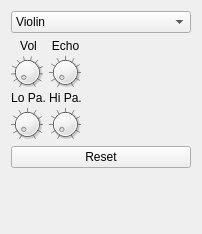
      <widget class="QWidget" name="pageSound">
       <property name="geometry">
        <rect>
         <x>0</x>
         <y>0</y>
         <width>180</width>
         <height>234</height>
        </rect>
       </property>
       <attribute name="label">
        <string>Sound</string>
       </attribute>
       <layout class="QGridLayout" name="gridLayout_2">
        <item row="2" column="0">
         <layout class="QGridLayout" name="gridLayout_3">
          <property name="leftMargin">
           <number>0</number>
          </property>
          <property name="topMargin">
           <number>0</number>
          </property>
          <property name="rightMargin">
           <number>0</number>
          </property>
          <property name="bottomMargin">
           <number>0</number>
          </property>
          <property name="spacing">
           <number>3</number>
          </property>
          <item row="0" column="1">
           <widget class="QLabel" name="label_2">
            <property name="text">
             <string>Echo</string>
            </property>
            <property name="alignment">
             <set>Qt::AlignCenter</set>
            </property>
           </widget>
          </item>
          <item row="1" column="2">
           <spacer name="horizontalSpacer">
            <property name="orientation">
             <enum>Qt::Horizontal</enum>
            </property>
            <property name="sizeHint" stdset="0">
             <size>
              <width>40</width>
              <height>20</height>
             </size>
            </property>
           </spacer>
          </item>
          <item row="1" column="0">
           <widget class="QDial" name="volumeDial">
            <property name="minimumSize">
             <size>
              <width>32</width>
              <height>32</height>
             </size>
            </property>
            <property name="maximumSize">
             <size>
              <width>32</width>
              <height>32</height>
             </size>
            </property>
            <property name="toolTip">
             <string>Volume</string>
            </property>
            <property name="maximum">
             <number>110</number>
            </property>
            <property name="value">
             <number>0</number>
            </property>
            <property name="sliderPosition">
             <number>0</number>
            </property>
            <property name="invertedAppearance">
             <bool>false</bool>
            </property>
            <property name="notchTarget">
             <double>10.000000000000000</double>
            </property>
            <property name="notchesVisible">
             <bool>true</bool>
            </property>
           </widget>
          </item>
          <item row="3" column="1">
           <widget class="QDial" name="highPassDial">
            <property name="minimumSize">
             <size>
              <width>32</width>
              <height>32</height>
             </size>
            </property>
            <property name="maximumSize">
             <size>
              <width>32</width>
              <height>32</height>
             </size>
            </property>
            <property name="toolTip">
             <string>High Pass Filter</string>
            </property>
            <property name="minimum">
             <number>-1</number>
            </property>
            <property name="maximum">
             <number>4000</number>
            </property>
            <property name="singleStep">
             <number>10</number>
            </property>
            <property name="pageStep">
             <number>100</number>
            </property>
            <property name="notchTarget">
             <double>10.000000000000000</double>
            </property>
            <property name="notchesVisible">
             <bool>true</bool>
            </property>
           </widget>
          </item>
          <item row="3" column="0">
           <widget class="QDial" name="lowPassDial">
            <property name="minimumSize">
             <size>
              <width>32</width>
              <height>32</height>
             </size>
            </property>
            <property name="maximumSize">
             <size>
              <width>32</width>
              <height>32</height>
             </size>
            </property>
            <property name="toolTip">
             <string>Low Pass Filter</string>
            </property>
            <property name="minimum">
             <number>-1</number>
            </property>
            <property name="maximum">
             <number>4000</number>
            </property>
            <property name="singleStep">
             <number>10</number>
            </property>
            <property name="pageStep">
             <number>100</number>
            </property>
            <property name="notchTarget">
             <double>10.000000000000000</double>
            </property>
            <property name="notchesVisible">
             <bool>true</bool>
            </property>
           </widget>
          </item>
          <item row="0" column="0">
           <widget class="QLabel" name="label">
            <property name="text">
             <string>Vol</string>
            </property>
            <property name="alignment">
             <set>Qt::AlignCenter</set>
            </property>
           </widget>
          </item>
          <item row="1" column="1">
           <widget class="QDial" name="echoDial">
            <property name="minimumSize">
             <size>
              <width>32</width>
              <height>32</height>
             </size>
            </property>
            <property name="maximumSize">
             <size>
              <width>32</width>
              <height>32</height>
             </size>
            </property>
            <property name="toolTip">
             <string>Volume</string>
            </property>
            <property name="statusTip">
             <string>Echo</string>
            </property>
            <property name="minimum">
             <number>0</number>
            </property>
            <property name="maximum">
             <number>44100</number>
            </property>
            <property name="value">
             <number>0</number>
            </property>
            <property name="sliderPosition">
             <number>0</number>
            </property>
            <property name="invertedAppearance">
             <bool>false</bool>
            </property>
            <property name="notchTarget">
             <double>100.000000000000000</double>
            </property>
            <property name="notchesVisible">
             <bool>true</bool>
            </property>
           </widget>
          </item>
          <item row="2" column="0">
           <widget class="QLabel" name="label_3">
            <property name="text">
             <string>Lo Pa.</string>
            </property>
            <property name="alignment">
             <set>Qt::AlignCenter</set>
            </property>
           </widget>
          </item>
          <item row="2" column="1">
           <widget class="QLabel" name="label_4">
            <property name="text">
             <string>Hi Pa.</string>
            </property>
            <property name="alignment">
             <set>Qt::AlignCenter</set>
            </property>
           </widget>
          </item>
         </layout>
        </item>
        <item row="4" column="0">
         <spacer name="verticalSpacer">
          <property name="orientation">
           <enum>Qt::Vertical</enum>
          </property>
          <property name="sizeHint" stdset="0">
           <size>
            <width>20</width>
            <height>40</height>
           </size>
          </property>
         </spacer>
        </item>
        <item row="0" column="0">
         <widget class="QComboBox" name="instrumentComboBox">
          <property name="minimumSize">
           <size>
            <width>0</width>
            <height>20</height>
           </size>
          </property>
          <property name="maximumSize">
           <size>
            <width>180</width>
            <height>16777215</height>
           </size>
          </property>
          <item>
           <property name="text">
            <string>Violin</string>
           </property>
          </item>
          <item>
           <property name="text">
            <string>Clarinet</string>
           </property>
          </item>
          <item>
           <property name="text">
            <string>Flute</string>
           </property>
          </item>
          <item>
           <property name="text">
            <string>Percussive Flute (TX81Z #4)</string>
           </property>
          </item>
          <item>
           <property name="text">
            <string>Wurley (TX81Z #5)</string>
           </property>
          </item>
          <item>
           <property name="text">
            <string>HeavyMetalFM (TX81Z #3)</string>
           </property>
          </item>
          <item>
           <property name="text">
            <string>BeeThree (TX81Z #8)</string>
           </property>
          </item>
          <item>
           <property name="text">
            <string>Rhodey (TX81Z #5?)</string>
           </property>
          </item>
          <item>
           <property name="text">
            <string>FmVoices (TX81Z #6)</string>
           </property>
          </item>
         </widget>
        </item>
        <item row="3" column="0">
         <widget class="QPushButton" name="thereminResetPushButton">
          <property name="text">
           <string>Reset</string>
          </property>
          <property name="checkable">
           <bool>false</bool>
          </property>
          <property name="checked">
           <bool>false</bool>
          </property>
          <property name="flat">
           <bool>false</bool>
          </property>
         </widget>
        </item>
       </layout>
      </widget>
